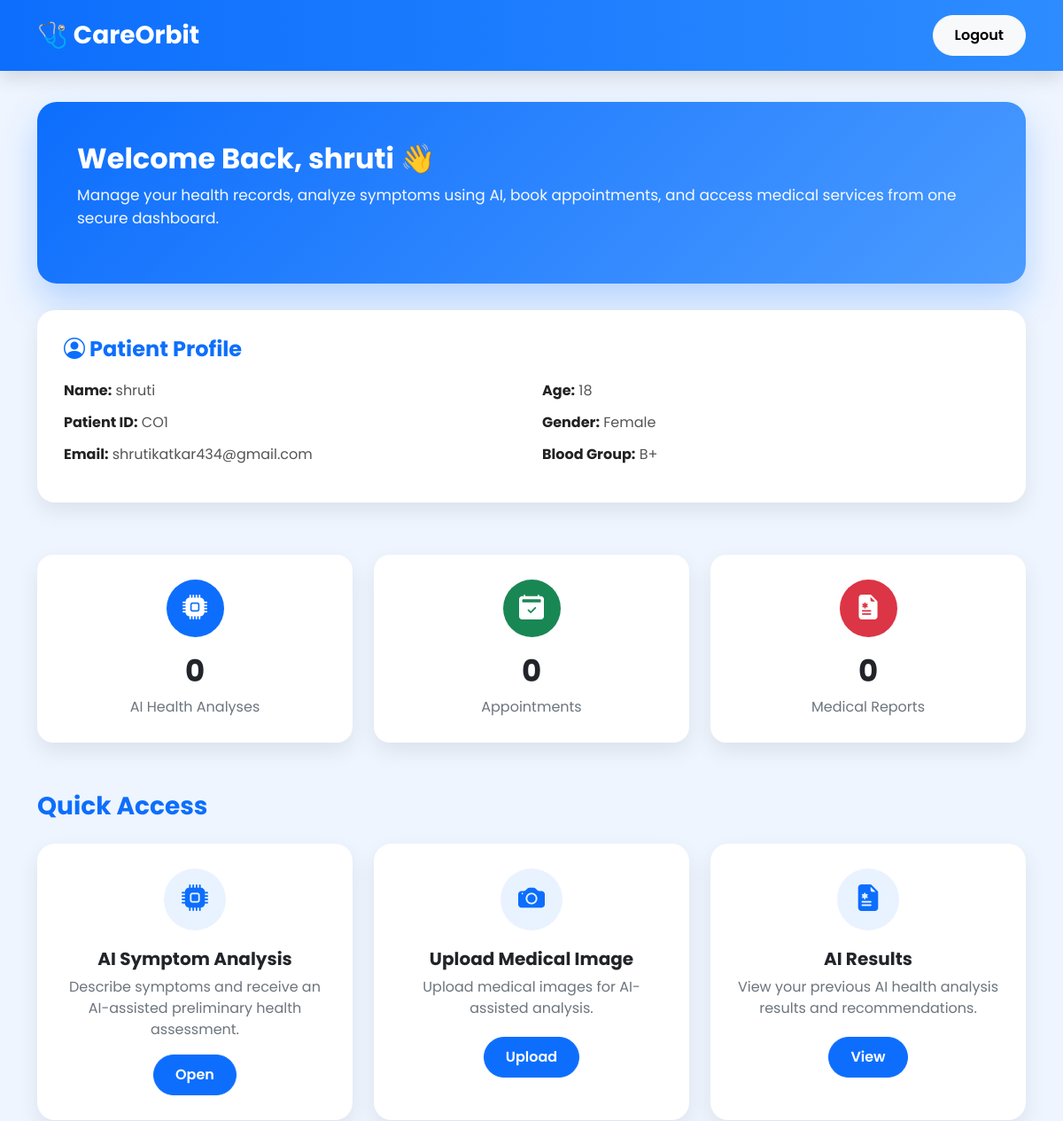
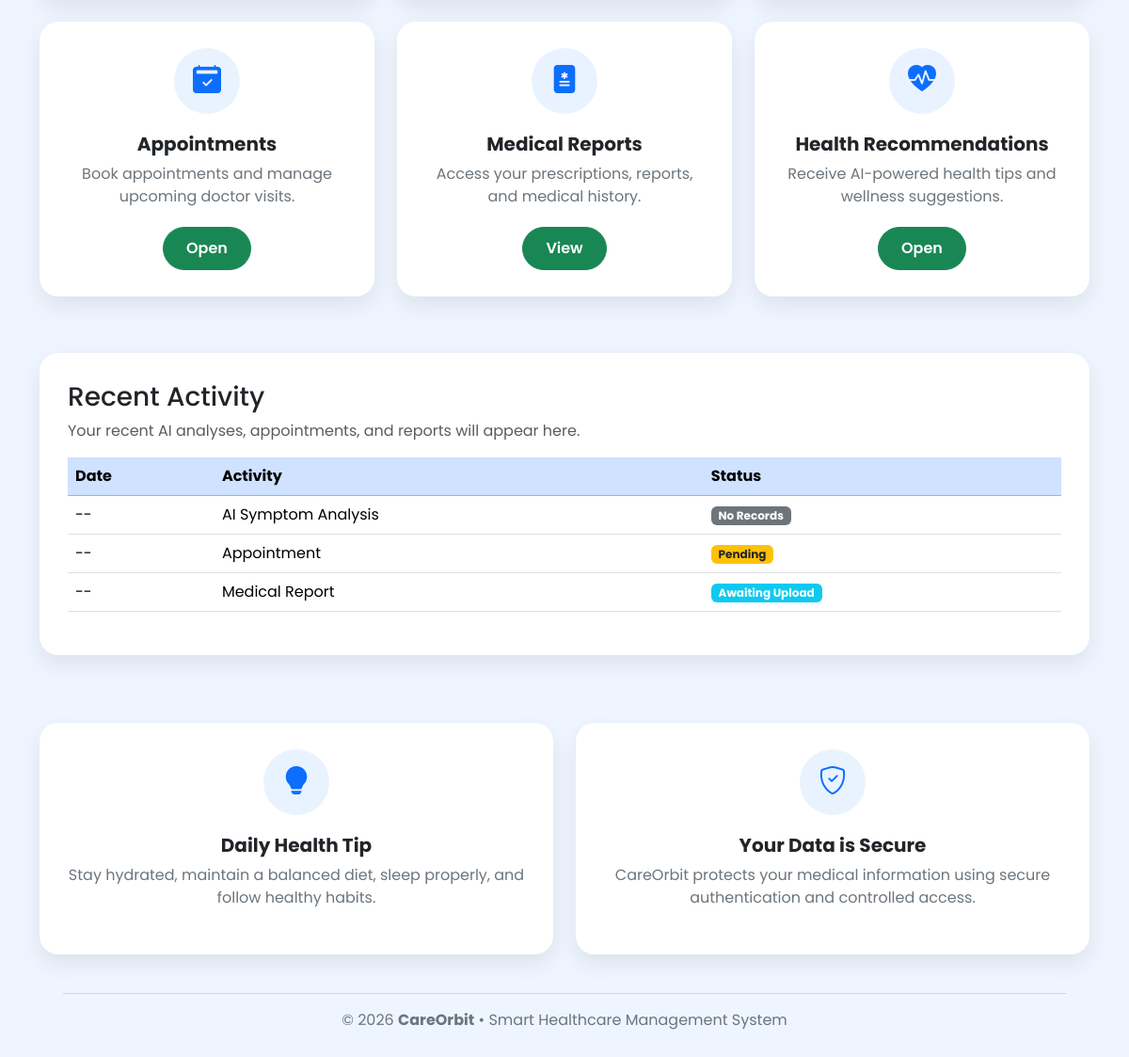
/patient-dashboard (signed in), run on the app's committed database (2 pictures, top to bottom).
### models.py (models this page shows)
class Patient(db.Model):
    id = db.Column(db.Integer, primary_key=True)
    full_name = db.Column(
        db.String(150),
        nullable=False
    )
    email = db.Column(
        db.String(150),
        unique=True,
        nullable=False
    )
    password = db.Column(
        db.String(255),
        nullable=False
    )
    age = db.Column(
        db.Integer,
        nullable=False
    )
    gender = db.Column(
        db.String(20),
        nullable=False
    )
    phone = db.Column(
        db.String(20),
        nullable=True
    )
    blood_group = db.Column(
        db.String(10),
        nullable=True
    )
    address = db.Column(
        db.Text,
        nullable=True
    )
    medical_history = db.Column(
        db.Text,
        nullable=True
    )

### app.py (the view)
@app.route("/patient-dashboard")
def patient_dashboard():
    if "patient_id" not in session:
        return redirect(url_for("patient_login"))
    patient = Patient.query.get(session["patient_id"])
    return render_template(
        "patient_dashboard.html",
        patient_name=session.get("patient_name", "Patient"),
        patient=patient
    )

### templates/patient_dashboard.html (shortened to what this page needs)
<!DOCTYPE html>
<html lang="en">
<head>
<link href="https://cdn.jsdelivr.net/npm/bootstrap@5.3.7/dist/css/bootstrap.min.css" rel="stylesheet">
<link href="https://cdn.jsdelivr.net/npm/bootstrap-icons@1.11.3/font/bootstrap-icons.css" rel="stylesheet">
</head>
<body>
<nav class="navbar navbar-expand-lg navbar-dark">
<div class="container">
<a class="navbar-brand" href="{{ url_for('home') }}">
🩺 CareOrbit
</a>
<a href="/logout" class="btn btn-light logout-btn">
Logout
</a>
</div>
</nav>
<div class="container">
<div class="hero">
<h2>
Welcome Back, {{ patient_name }} 👋
</h2>
<p>
Manage your health records, analyze symptoms using AI, book appointments, and access medical services from one secure dashboard.
</p>
</div>
<div class="profile-card">
<h4 class="profile-title">
<i class="bi bi-person-circle"></i>
Patient Profile
</h4>
<div class="row">
<div class="col-md-6">
<p class="profile-item">
<strong>Name:</strong>
{{ patient.full_name }}
</p>
<p class="profile-item">
<strong>Patient ID:</strong>
CO{{ patient.id }}
</p>
<p class="profile-item">
<strong>Email:</strong>
{{ patient.email }}
</p>
</div>
<div class="col-md-6">
<p class="profile-item">
<strong>Age:</strong>
{{ patient.age }}
</p>
<p class="profile-item">
<strong>Gender:</strong>
{{ patient.gender }}
</p>
<p class="profile-item">
<strong>Blood Group:</strong>
{{ patient.blood_group if patient.blood_group else "Not Added" }}
</p>
</div>
</div>
</div>
<div class="row stats g-4">
<div class="col-md-4">
<div class="stat-card">
<div class="stat-icon icon-blue">
<i class="bi bi-cpu-fill"></i>
</div>
<h3>
0
</h3>
<p>
AI Health Analyses
</p>
</div>
</div>
<div class="col-md-4">
<div class="stat-card">
<div class="stat-icon icon-green">
<i class="bi bi-calendar2-check-fill"></i>
</div>
<h3>
0
</h3>
<p>
Appointments
</p>
</div>
</div>
<div class="col-md-4">
<div class="stat-card">
<div class="stat-icon icon-red">
<i class="bi bi-file-earmark-medical-fill"></i>
</div>
<h3>
0
</h3>
<p>
Medical Reports
</p>
</div>
</div>
</div>
<h3 class="section-title">
Quick Access
</h3>
<div class="row g-4">
<div class="col-md-6 col-lg-4">
<div class="feature-card">
<div class="feature-icon">
<i class="bi bi-cpu-fill"></i>
</div>
<h5>
AI Symptom Analysis
</h5>
<p>
Describe symptoms and receive an AI-assisted preliminary health assessment.
</p>
<a href="/symptom-analysis" class="btn btn-primary">
Open
</a>
</div>
</div>
<div class="col-md-6 col-lg-4">
<div class="feature-card">
<div class="feature-icon">
<i class="bi bi-camera-fill"></i>
</div>
<h5>
Upload Medical Image
</h5>
<p>
Upload medical images for AI-assisted analysis.
</p>
<a href="/symptom-analysis" class="btn btn-primary">
Upload
</a>
</div>
</div>
<div class="col-md-6 col-lg-4">
<div class="feature-card">
<div class="feature-icon">
<i class="bi bi-file-earmark-medical-fill"></i>
</div>
<h5>
AI Results
</h5>
<p>
View your previous AI health analysis results and recommendations.
</p>
<a href="/patient-results" class="btn btn-primary">
View
</a>
</div>
</div>
<div class="col-md-6 col-lg-4">
<div class="feature-card">
<div class="feature-icon">
<i class="bi bi-calendar2-check-fill"></i>
</div>
<h5>
Appointments
</h5>
<p>
Book appointments and manage upcoming doctor visits.
</p>
<a href="/appointment" class="btn btn-success">
Open
</a>
</div>
</div>
<div class="col-md-6 col-lg-4">
<div class="feature-card">
<div class="feature-icon">
<i class="bi bi-file-medical-fill"></i>
</div>
<h5>
Medical Reports
</h5>
<p>
Access your prescriptions, reports, and medical history.
</p>
<a href="/reports" class="btn btn-success">
View
</a>
</div>
</div>
<div class="col-md-6 col-lg-4">
<div class="feature-card">
<div class="feature-icon">
<i class="bi bi-heart-pulse-fill"></i>
</div>
<h5>
Health Recommendations
</h5>
<p>
Receive AI-powered health tips and wellness suggestions.
</p>
<a href="/health-recommendations" class="btn btn-success">
Open
</a>
</div>
</div>
</div>
<div class="activity">
<h3>
Recent Activity
</h3>
<p class="text-muted">
Your recent AI analyses, appointments, and reports will appear here.
</p>
<table class="table table-hover align-middle">
<thead class="table-primary">
<tr>
<th>
Date
</th>
<th>
Activity
</th>
<th>
Status
</th>
</tr>
</thead>
<tbody>
<tr>
<td>
--
</td>
<td>
AI Symptom Analysis
</td>
<td>
<span class="badge bg-secondary">
No Records
</span>
</td>
</tr>
<tr>
<td>
--
</td>
<td>
Appointment
</td>
<td>
<span class="badge bg-warning text-dark">
Pending
</span>
</td>
</tr>
<tr>
<td>
--
</td>
<td>
Medical Report
</td>
<td>
<span class="badge bg-info">
Awaiting Upload
</span>
</td>
</tr>
</tbody>
</table>
</div>
<div class="row mt-5 g-4">
<div class="col-lg-6">
<div class="feature-card">
<div class="feature-icon">
<i class="bi bi-lightbulb-fill"></i>
</div>
<h5>
Daily Health Tip
</h5>
<p>
Stay hydrated, maintain a balanced diet, sleep properly, and follow healthy habits.
</p>
</div>
</div>
<div class="col-lg-6">
<div class="feature-card">
<div class="feature-icon">
<i class="bi bi-shield-check"></i>
</div>
<h5>
Your Data is Secure
</h5>
<p>
CareOrbit protects your medical information using secure authentication and controlled access.
</p>
</div>
</div>
</div>
<div class="footer">
<hr>
<p>
© 2026 <strong>CareOrbit</strong> • Smart Healthcare Management System
</p>
</div>
</div>
</body>
</html>

### templates/patient_dashboard.html (style rules this page uses)
* { margin:0; padding:0; box-sizing:border-box; font-family:'Poppins',sans-serif; }
body { background:#eef5ff; }
.navbar { background:linear-gradient(90deg,#0d6efd,#2d8cff); padding:14px 0; box-shadow:0 8px 20px rgba(0,0,0,.12); }
.navbar-brand { font-size:28px; font-weight:700; }
.logout-btn { border-radius:40px; padding:10px 24px; font-weight:600; }
.hero { margin-top:35px; background:linear-gradient(135deg,#0d6efd,#4b9bff); color:white; padding:45px; border-radius:22px; box-shadow:0 20px 40px rgba(13,110,253,.25); }
.hero h2 { font-weight:700; margin-bottom:10px; }
.hero p { font-size:17px; opacity:.95; }
.profile-card { margin-top:30px; background:white; border-radius:20px; padding:30px; box-shadow:0 10px 25px rgba(0,0,0,.08); }
.profile-title { color:#0d6efd; font-weight:700; margin-bottom:20px; }
.profile-item { margin-bottom:12px; color:#555; }
.profile-item strong { color:#222; }
.stats { margin-top:35px; }
.stat-card { background:white; border-radius:18px; padding:28px; text-align:center; box-shadow:0 10px 25px rgba(0,0,0,.08); height:100%; transition:.3s; }
.stat-icon { width:65px; height:65px; border-radius:50%; display:flex; justify-content:center; align-items:center; margin:auto; margin-bottom:18px; font-size:28px; color:white; }
.icon-blue { background:#0d6efd; }
.icon-green { background:#198754; }
.icon-red { background:#dc3545; }
.stat-card h3 { font-weight:700; font-size:34px; margin-bottom:8px; }
.stat-card p { color:#6c757d; margin:0; }
.section-title { margin-top:55px; margin-bottom:25px; font-weight:700; color:#0d6efd; }
.feature-card { background:white; border-radius:20px; padding:28px; text-align:center; box-shadow:0 10px 25px rgba(0,0,0,.08); transition:.3s; height:100%; }
.feature-icon { width:70px; height:70px; margin:auto; margin-bottom:20px; display:flex; justify-content:center; align-items:center; border-radius:50%; background:#e9f3ff; color:#0d6efd; font-size:30px; }
.feature-card h5 { font-weight:700; }
.feature-card p { color:#6c757d; min-height:52px; }
.feature-card .btn { border-radius:30px; padding:10px 24px; font-weight:600; }
.activity { margin-top:60px; margin-bottom:40px; background:white; border-radius:20px; padding:30px; box-shadow:0 10px 25px rgba(0,0,0,.08); }
.footer { text-align:center; padding:25px; color:#6c757d; }

### data on the page
Patient: full_name "shruti", id "1", email "shrutikatkar434@gmail.com", age "18", gender "Female", blood_group "B+"
